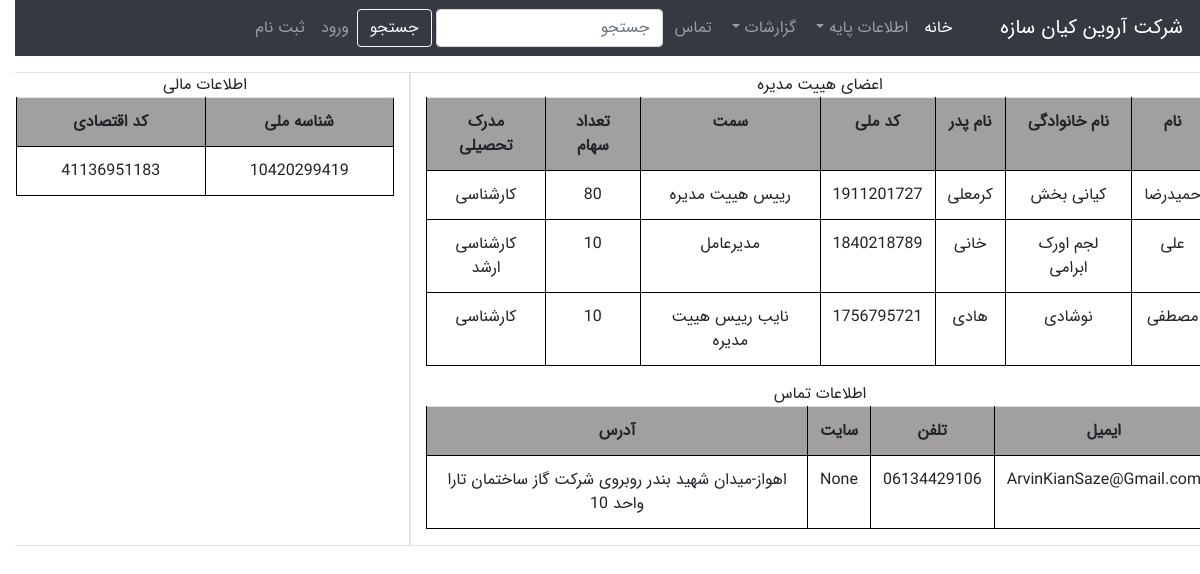
/baseinfo/companyInfo, run on the app's committed database.
### baseinfo/models.py (models this page shows, shortened)
class Person(models.Model):
    POSITION=[
        (1,"مدیرعامل"),
        (2,"رییس هییت مدیره"),
        (3,"نایب رییس هییت مدیره"),
        (4,"عضور"),
        ]
    DEGREE=[
        (1,"دیپلم"),
        (2,"کاردانی"),
        (3,"کارشناسی"),
        (4,"کارشناسی ارشد"),
        ]
    FIELD_OF_STUDY=[
        (1,"عمران"),
        (2,"مکانیک"),
        (3,"کامپیوتر"),
        (4,"برق"),
        (5,"معماری"),
    ]
    company         =   models.ForeignKey(CompanyInfo,verbose_name="نام شرکت",on_delete=models.DO_NOTHING)
    fname           =   models.CharField("نام",max_length=50)
    lname           =   models.CharField("نام خانوادگی",max_length=50)
    father_name     =   models.CharField("نام پدر",max_length=50)
    national_code   =   models.CharField("کد ملی",max_length=10)
    id_number       =   models.CharField("شماره شناسنامه",max_length=10)
    position        =   models.IntegerField("سمت",choices=POSITION)
    number_of_shares=   models.IntegerField("تعداد سهم",default=0)
    degree          =   models.IntegerField("مدرک تحصیلی",choices=DEGREE)
    work_experience =   models.IntegerField("سابقه کار")
    field_of_study  =   models.IntegerField("",choices=FIELD_OF_STUDY)
    tel             =   models.CharField("شماره تلفن",max_length=20,blank=True,null=True)
    address         =   models.TextField("آدرس",blank=True,null=True)
    is_deleted      =   models.BooleanField(default=False)

class CompanyInfo(models.Model):
    name            =   models.CharField('نام شرکت',max_length=50)
    register_number =   models.CharField('شماره ثبت',max_length=20)
    register_date   =   models.DateField('')
    national_code   =   models.CharField('شناسه ملی',max_length=11)
    economic_id     =   models.CharField('شماره اقتصادی',max_length=12)
    phone_number    =   models.CharField("شماره تلفن",max_length=11)
    city_name       =   models.ForeignKey(City,verbose_name="شهر",null=True,on_delete=models.SET_NULL)
    address         =   models.TextField(verbose_name="آدرس")
    email           =   models.EmailField("ایمیل",blank=True,null=True)
    site            =   models.URLField("آدرس سایت",blank=True,null=True)
    description     =   models.CharField('توضیحات',max_length=100,null=True,blank=True)

### baseinfo/views.py (the view)
# urls.py: path("companyInfo",CompanyInfo_View.as_view(),name = "companyInfo-list"),
class CompanyInfo_View(ListView):
    model = CompanyInfo
    template_name   =   "baseinfo/companyInfo.html"
    def get_context_data(self, *, object_list=None, **kwargs):
        context=super().get_context_data(**kwargs)
        persons=Person.objects.filter(company=1)
        context['persons']=persons
        return context

### templates/baseinfo/companyInfo.html (shortened to what this page needs)
{% extends "share/base.html" %}
{% load getattribute %}
{% load l10n %}
{% load jformat %}
{% block content %}
<div class="row ">
    <div class="col-md-8 col-sm-6 border text-center">
        اعضای هییت مدیره
        <table class="table">
            <tr>
                <th>نام</th>
                <th>نام خانوادگی</th>
                <th>نام پدر</th>
                <th>کد ملی</th>
                <th>سمت</th>
                <th>تعداد سهام</th>
                <th>مدرک تحصیلی</th>
            </tr>
            {% for person in persons %}
            <tr>
                <td>{{person.fname}}</td>
                <td>{{person.lname}}</td>
                <td>{{person.father_name}}</td>
                <td>{{person.national_code}}</td>
                <td>{{person.get_position_display}}</td>
                <td>{{person.number_of_shares}}</td>
                <td>{{person.get_degree_display}}</td>
            </tr>
            {% endfor %}
        </table>
        <table class="table">
            <tr>
                <th>ایمیل</th>
                <th>تلفن</th>
                <th>سایت</th>
                <th>آدرس</th>
            </tr>
            <tr>
                <td>{{object_list.0.email}}</td>
                <td>{{object_list.0.phone_number}}</td>
                <td>{{object_list.0.site}}</td>
                <td>{{object_list.0.address}}</td>
            </tr>
        </table>
    </div>
    <div class="col-md-4 col-sm-6 border text-center">
        <table class="table">
            <tr>
                <th>شناسه ملی</th>
                <th>کد اقتصادی</th>
            </tr>
            <tr>
                <td>{{object_list.0.national_code}}</td>
                <td>{{object_list.0.economic_id}}</td>
            </tr>
        </table>
    </div>
</div>
{% endblock %}

### static_files/css/base.css (style rules this page uses)
* { direction: rtl; font-family: IRANSans; }
body { font-family: IRANSans; margin: 0; }
th { text-align: center; background-color: rgb(161, 159, 159); border: 1px solid black; }
td { text-align: center; border: 1px solid black; font-family: IRANSans; }
table { border-spacing: 0; }

### data on the page
Person: fname "حمیدرضا", lname "کیانی بخش", father_name "کرمعلی", national_code "1911201727", position "رییس هییت مدیره", number_of_shares "80", degree "کارشناسی"
Person: fname "علی", lname "لجم اورک ابرامی", father_name "خانی", national_code "1840218789", position "مدیرعامل", number_of_shares "10", degree "کارشناسی ارشد"
Person: fname "مصطفی", lname "نوشادی", father_name "هادی", national_code "1756795721", position "نایب رییس هییت مدیره", number_of_shares "10", degree "کارشناسی"
CompanyInfo: email "ArvinKianSaze@Gmail.com", phone_number "06134429106", site "None", address "اهواز-میدان شهید بندر روبروی شرکت گاز ساختمان تارا واحد 10", national_code "10420299419", economic "41136951183"
